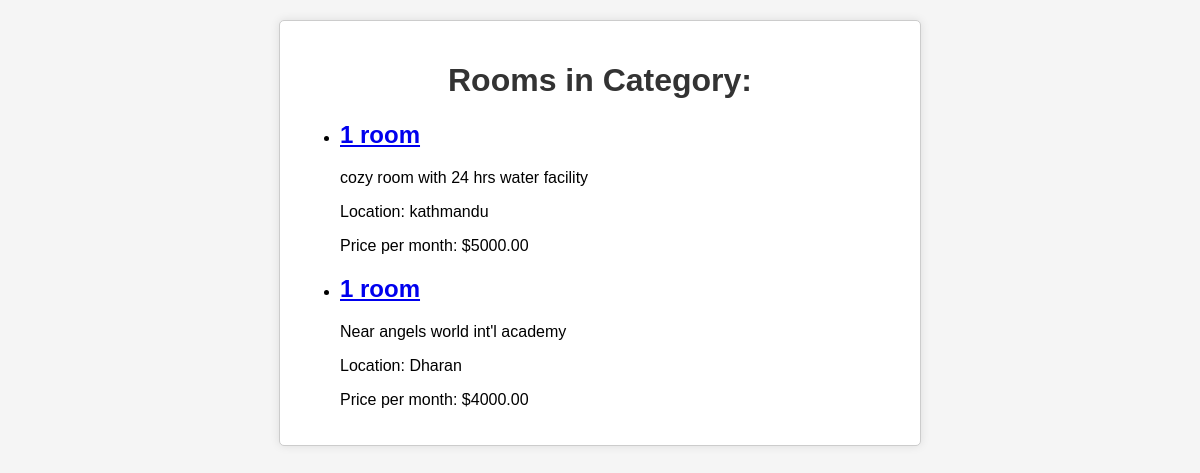
/room/category/1/, run on the app's committed database.
### room/models.py (models this page shows, shortened)
class Room(models.Model):
    title = models.CharField(max_length=200)
    description = models.TextField()
    location = models.ForeignKey(Location, on_delete=models.CASCADE)
    category = models.ForeignKey(Category, on_delete=models.CASCADE)
    price_per_month = models.DecimalField(max_digits=10, decimal_places=2)
    availability = models.BooleanField(default=True)
    created_at = models.DateTimeField(auto_now_add=True)
    updated_at = models.DateTimeField(auto_now=True)

class Location(models.Model):
    name = models.CharField(max_length=100)
    description = models.TextField(blank=True, null=True)

### room/views.py (the view)
# urls.py: path('category/<int:category_id>/', RoomsByCategoryView.as_view(), name='rooms_by_category'),
class RoomsByCategoryView(ListView):
    model = Room
    template_name = 'rooms_by_category.html'
    context_object_name = 'rooms'
    def get_queryset(self):
        category_id = self.kwargs['category_id']
        return Room.objects.filter(category_id=category_id, availability=True)

### room/templates/rooms_by_category.html (shortened to what this page needs)
<!DOCTYPE html>
<html>
<head>
    {% load static %}
    <link rel="stylesheet" type="text/css" href="{% static 'css/styles.css' %}">
</head>
<body>
    <div class="form-container">
        <h1>Rooms in Category: {{ category.name }}</h1>
        <ul>
            {% for room in rooms %}
            <li>
                <h2><a href="{% url 'room_detail' room.pk %}">{{ room.title }}</a></h2>
                <p>{{ room.description }}</p>
                <p>Location: {{ room.location.name }}</p>
                <p>Price per month: ${{ room.price_per_month }}</p>
            </li>
            {% endfor %}
        </ul>
    </div>
</body>
</html>

### static/css/styles.css (style rules this page uses)
body { font-family: Arial, sans-serif; background-color: #f5f5f5; margin: 0; padding: 0; }
h1 { text-align: center; color: #333; }
.form-container { width: 50%; margin: 20px auto; padding: 20px; background-color: #fff; border: 1px solid #ccc; border-radius: 5px; box-shadow: 0 0 10px rgba(0, 0, 0, 0.1); }

### data on the page
Room: title "1 room", description "cozy room with 24 hrs water facility", location.name "kathmandu", price_per_month "5000.00"
Room: title "1 room", description "Near angels world int'l academy", location.name "Dharan", price_per_month "4000.00"
